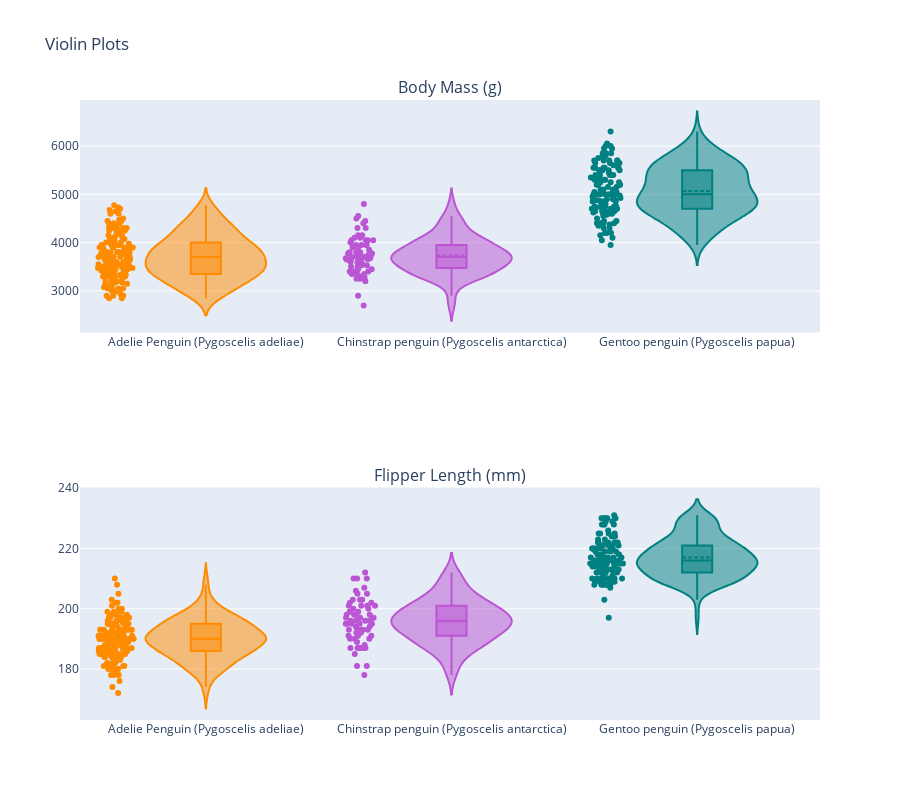

This figure's notebook cell:
### Markdown cell above
**Body Mass vs Species**

### Code cell
from plotly.subplots import make_subplots
import plotly.graph_objects as go

trace_bm = []
color =['darkorange','mediumorchid','teal']
for var,col in zip(df.Species.unique(),color):
    trace = go.Violin(x = df['Species'][df['Species']==var], y =df['Body Mass (g)'][df['Species']==var],
                    box_visible=True,
                    meanline_visible=True,
                    points='all',
                    line_color=col,
                    name=var)
    trace_bm.append(trace)
trace_flipper = []
for var,col in zip(df.Species.unique(),color):
    trace2 = go.Violin(x = df['Species'][df['Species']==var], y =df['Flipper Length (mm)'][df['Species']==var],
             box_visible=True,
             meanline_visible=True,
             points='all',
             line_color=col,
        )
    trace_flipper.append(trace2)
fig = make_subplots(rows=2, cols=1, subplot_titles=("Body Mass (g)","Flipper Length (mm)")) 
for i in trace_bm:
    fig.add_trace(i,row=1,col=1)
for j in trace_flipper:    
    fig.add_trace(j,row=2,col=1)
fig.update_layout(showlegend = False, title = 'Violin Plots',height=800)
fig.show()

### Figure 1 — Plotly figure (JSON) as saved in the notebook; plotly's stock layout.template omitted (floating-point values rounded to 4 significant figures; data arrays with more than 128 entries replaced by an {"elided": "..."} marker saying what was removed)
{"data": [{"box": {"visible": true}, "line": {"color": "darkorange"}, "meanline": {"visible": true}, "name": "Adelie Penguin (Pygoscelis adeliae)", "points": "all", "type": "violin", "x": {"elided": "152 str values"}, "xaxis": "x", "y": {"elided": "152 int values"}, "yaxis": "y"}, {"box": {"visible": true}, "line": {"color": "mediumorchid"}, "meanline": {"visible": true}, "name": "Chinstrap penguin (Pygoscelis antarctica)", "points": "all", "type": "violin", "x": ["Chinstrap penguin (Pygoscelis antarctica)", "Chinstrap penguin (Pygoscelis antarctica)", "Chinstrap penguin (Pygoscelis antarctica)", "Chinstrap penguin (Pygoscelis antarctica)", "Chinstrap penguin (Pygoscelis antarctica)", "Chinstrap penguin (Pygoscelis antarctica)", "Chinstrap penguin (Pygoscelis antarctica)", "Chinstrap penguin (Pygoscelis antarctica)", "Chinstrap penguin (Pygoscelis antarctica)", "Chinstrap penguin (Pygoscelis antarctica)", "Chinstrap penguin (Pygoscelis antarctica)", "Chinstrap penguin (Pygoscelis antarctica)", "Chinstrap penguin (Pygoscelis antarctica)", "Chinstrap penguin (Pygoscelis antarctica)", "Chinstrap penguin (Pygoscelis antarctica)", "Chinstrap penguin (Pygoscelis antarctica)", "Chinstrap penguin (Pygoscelis antarctica)", "Chinstrap penguin (Pygoscelis antarctica)", "Chinstrap penguin (Pygoscelis antarctica)", "Chinstrap penguin (Pygoscelis antarctica)", "Chinstrap penguin (Pygoscelis antarctica)", "Chinstrap penguin (Pygoscelis antarctica)", "Chinstrap penguin (Pygoscelis antarctica)", "Chinstrap penguin (Pygoscelis antarctica)", "Chinstrap penguin (Pygoscelis antarctica)", "Chinstrap penguin (Pygoscelis antarctica)", "Chinstrap penguin (Pygoscelis antarctica)", "Chinstrap penguin (Pygoscelis antarctica)", "Chinstrap penguin (Pygoscelis antarctica)", "Chinstrap penguin (Pygoscelis antarctica)", "Chinstrap penguin (Pygoscelis antarctica)", "Chinstrap penguin (Pygoscelis antarctica)", "Chinstrap penguin (Pygoscelis antarctica)", "Chinstrap penguin (Pygoscelis antarctica)", "Chinstrap penguin (Pygoscelis antarctica)", "Chinstrap penguin (Pygoscelis antarctica)", "Chinstrap penguin (Pygoscelis antarctica)", "Chinstrap penguin (Pygoscelis antarctica)", "Chinstrap penguin (Pygoscelis antarctica)", "Chinstrap penguin (Pygoscelis antarctica)", "Chinstrap penguin (Pygoscelis antarctica)", "Chinstrap penguin (Pygoscelis antarctica)", "Chinstrap penguin (Pygoscelis antarctica)", "Chinstrap penguin (Pygoscelis antarctica)", "Chinstrap penguin (Pygoscelis antarctica)", "Chinstrap penguin (Pygoscelis antarctica)", "Chinstrap penguin (Pygoscelis antarctica)", "Chinstrap penguin (Pygoscelis antarctica)", "Chinstrap penguin (Pygoscelis antarctica)", "Chinstrap penguin (Pygoscelis antarctica)", "Chinstrap penguin (Pygoscelis antarctica)", "Chinstrap penguin (Pygoscelis antarctica)", "Chinstrap penguin (Pygoscelis antarctica)", "Chinstrap penguin (Pygoscelis antarctica)", "Chinstrap penguin (Pygoscelis antarctica)", "Chinstrap penguin (Pygoscelis antarctica)", "Chinstrap penguin (Pygoscelis antarctica)", "Chinstrap penguin (Pygoscelis antarctica)", "Chinstrap penguin (Pygoscelis antarctica)", "Chinstrap penguin (Pygoscelis antarctica)", "Chinstrap penguin (Pygoscelis antarctica)", "Chinstrap penguin (Pygoscelis antarctica)", "Chinstrap penguin (Pygoscelis antarctica)", "Chinstrap penguin (Pygoscelis antarctica)", "Chinstrap penguin (Pygoscelis antarctica)", "Chinstrap penguin (Pygoscelis antarctica)", "Chinstrap penguin (Pygoscelis antarctica)", "Chinstrap penguin (Pygoscelis antarctica)"], "xaxis": "x", "y": [3500, 3900, 3650, 3525, 3725, 3950, 3250, 3750, 4150, 3700, 3800, 3775, 3700, 4050, 3575, 4050, 3300, 3700, 3450, 4400, 3600, 3400, 2900, 3800, 3300, 4150, 3400, 3800, 3700, 4550, 3200, 4300, 3350, 4100, 3600, 3900, 3850, 4800, 2700, 4500, 3950, 3650, 3550, 3500, 3675, 4450, 3400, 4300, 3250, 3675, 3325, 3950, 3600, 4050, 3350, 3450, 3250, 4050, 3800, 3525, 3950, 3650, 3650, 4000, 3400, 3775, 4100, 3775], "yaxis": "y"}, {"box": {"visible": true}, "line": {"color": "teal"}, "meanline": {"visible": true}, "name": "Gentoo penguin (Pygoscelis papua)", "points": "all", "type": "violin", "x": ["Gentoo penguin (Pygoscelis papua)", "Gentoo penguin (Pygoscelis papua)", "Gentoo penguin (Pygoscelis papua)", "Gentoo penguin (Pygoscelis papua)", "Gentoo penguin (Pygoscelis papua)", "Gentoo penguin (Pygoscelis papua)", "Gentoo penguin (Pygoscelis papua)", "Gentoo penguin (Pygoscelis papua)", "Gentoo penguin (Pygoscelis papua)", "Gentoo penguin (Pygoscelis papua)", "Gentoo penguin (Pygoscelis papua)", "Gentoo penguin (Pygoscelis papua)", "Gentoo penguin (Pygoscelis papua)", "Gentoo penguin (Pygoscelis papua)", "Gentoo penguin (Pygoscelis papua)", "Gentoo penguin (Pygoscelis papua)", "Gentoo penguin (Pygoscelis papua)", "Gentoo penguin (Pygoscelis papua)", "Gentoo penguin (Pygoscelis papua)", "Gentoo penguin (Pygoscelis papua)", "Gentoo penguin (Pygoscelis papua)", "Gentoo penguin (Pygoscelis papua)", "Gentoo penguin (Pygoscelis papua)", "Gentoo penguin (Pygoscelis papua)", "Gentoo penguin (Pygoscelis papua)", "Gentoo penguin (Pygoscelis papua)", "Gentoo penguin (Pygoscelis papua)", "Gentoo penguin (Pygoscelis papua)", "Gentoo penguin (Pygoscelis papua)", "Gentoo penguin (Pygoscelis papua)", "Gentoo penguin (Pygoscelis papua)", "Gentoo penguin (Pygoscelis papua)", "Gentoo penguin (Pygoscelis papua)", "Gentoo penguin (Pygoscelis papua)", "Gentoo penguin (Pygoscelis papua)", "Gentoo penguin (Pygoscelis papua)", "Gentoo penguin (Pygoscelis papua)", "Gentoo penguin (Pygoscelis papua)", "Gentoo penguin (Pygoscelis papua)", "Gentoo penguin (Pygoscelis papua)", "Gentoo penguin (Pygoscelis papua)", "Gentoo penguin (Pygoscelis papua)", "Gentoo penguin (Pygoscelis papua)", "Gentoo penguin (Pygoscelis papua)", "Gentoo penguin (Pygoscelis papua)", "Gentoo penguin (Pygoscelis papua)", "Gentoo penguin (Pygoscelis papua)", "Gentoo penguin (Pygoscelis papua)", "Gentoo penguin (Pygoscelis papua)", "Gentoo penguin (Pygoscelis papua)", "Gentoo penguin (Pygoscelis papua)", "Gentoo penguin (Pygoscelis papua)", "Gentoo penguin (Pygoscelis papua)", "Gentoo penguin (Pygoscelis papua)", "Gentoo penguin (Pygoscelis papua)", "Gentoo penguin (Pygoscelis papua)", "Gentoo penguin (Pygoscelis papua)", "Gentoo penguin (Pygoscelis papua)", "Gentoo penguin (Pygoscelis papua)", "Gentoo penguin (Pygoscelis papua)", "Gentoo penguin (Pygoscelis papua)", "Gentoo penguin (Pygoscelis papua)", "Gentoo penguin (Pygoscelis papua)", "Gentoo penguin (Pygoscelis papua)", "Gentoo penguin (Pygoscelis papua)", "Gentoo penguin (Pygoscelis papua)", "Gentoo penguin (Pygoscelis papua)", "Gentoo penguin (Pygoscelis papua)", "Gentoo penguin (Pygoscelis papua)", "Gentoo penguin (Pygoscelis papua)", "Gentoo penguin (Pygoscelis papua)", "Gentoo penguin (Pygoscelis papua)", "Gentoo penguin (Pygoscelis papua)", "Gentoo penguin (Pygoscelis papua)", "Gentoo penguin (Pygoscelis papua)", "Gentoo penguin (Pygoscelis papua)", "Gentoo penguin (Pygoscelis papua)", "Gentoo penguin (Pygoscelis papua)", "Gentoo penguin (Pygoscelis papua)", "Gentoo penguin (Pygoscelis papua)", "Gentoo penguin (Pygoscelis papua)", "Gentoo penguin (Pygoscelis papua)", "Gentoo penguin (Pygoscelis papua)", "Gentoo penguin (Pygoscelis papua)", "Gentoo penguin (Pygoscelis papua)", "Gentoo penguin (Pygoscelis papua)", "Gentoo penguin (Pygoscelis papua)", "Gentoo penguin (Pygoscelis papua)", "Gentoo penguin (Pygoscelis papua)", "Gentoo penguin (Pygoscelis papua)", "Gentoo penguin (Pygoscelis papua)", "Gentoo penguin (Pygoscelis papua)", "Gentoo penguin (Pygoscelis papua)", "Gentoo penguin (Pygoscelis papua)", "Gentoo penguin (Pygoscelis papua)", "Gentoo penguin (Pygoscelis papua)", "Gentoo penguin (Pygoscelis papua)", "Gentoo penguin (Pygoscelis papua)", "Gentoo penguin (Pygoscelis papua)", "Gentoo penguin (Pygoscelis papua)", "Gentoo penguin (Pygoscelis papua)", "Gentoo penguin (Pygoscelis papua)", "Gentoo penguin (Pygoscelis papua)", "Gentoo penguin (Pygoscelis papua)", "Gentoo penguin (Pygoscelis papua)", "Gentoo penguin (Pygoscelis papua)", "Gentoo penguin (Pygoscelis papua)", "Gentoo penguin (Pygoscelis papua)", "Gentoo penguin (Pygoscelis papua)", "Gentoo penguin (Pygoscelis papua)", "Gentoo penguin (Pygoscelis papua)", "Gentoo penguin (Pygoscelis papua)", "Gentoo penguin (Pygoscelis papua)", "Gentoo penguin (Pygoscelis papua)", "Gentoo penguin (Pygoscelis papua)", "Gentoo penguin (Pygoscelis papua)", "Gentoo penguin (Pygoscelis papua)", "Gentoo penguin (Pygoscelis papua)", "Gentoo penguin (Pygoscelis papua)", "Gentoo penguin (Pygoscelis papua)", "Gentoo penguin (Pygoscelis papua)", "Gentoo penguin (Pygoscelis papua)", "Gentoo penguin (Pygoscelis papua)", "Gentoo penguin (Pygoscelis papua)"], "xaxis": "x", "y": [4500, 5700, 4450, 5700, 5400, 4550, 4800, 5200, 4400, 5150, 4650, 5550, 4650, 5850, 4200, 5850, 4150, 6300, 4800, 5350, 5700, 5000, 4400, 5050, 5000, 5100, 4100, 5650, 4600, 5550, 5250, 4700, 5050, 6050, 5150, 5400, 4950, 5250, 4350, 5350, 3950, 5700, 4300, 4750, 5550, 4900, 4200, 5400, 5100, 5300, 4850, 5300, 4400, 5000, 4900, 5050, 4300, 5000, 4450, 5550, 4200, 5300, 4400, 5650, 4700, 5700, 4650, 5800, 4700, 5550, 4750, 5000, 5100, 5200, 4700, 5800, 4600, 6000, 4750, 5950, 4625, 5450, 4725, 5350, 4750, 5600, 4600, 5300, 4875, 5550, 4950, 5400, 4750, 5650, 4850, 5200, 4925, 4875, 4625, 5250, 4850, 5600, 4975, 5500, 4725, 5500, 4700, 5500, 4575, 5500, 5000, 5950, 4650, 5500, 4375, 5850, 4875, 6000, 4925, 4050, 4850, 5750, 5200, 5400], "yaxis": "y"}, {"box": {"visible": true}, "line": {"color": "darkorange"}, "meanline": {"visible": true}, "points": "all", "type": "violin", "x": {"elided": "152 str values"}, "xaxis": "x2", "y": {"elided": "152 int values"}, "yaxis": "y2"}, {"box": {"visible": true}, "line": {"color": "mediumorchid"}, "meanline": {"visible": true}, "points": "all", "type": "violin", "x": ["Chinstrap penguin (Pygoscelis antarctica)", "Chinstrap penguin (Pygoscelis antarctica)", "Chinstrap penguin (Pygoscelis antarctica)", "Chinstrap penguin (Pygoscelis antarctica)", "Chinstrap penguin (Pygoscelis antarctica)", "Chinstrap penguin (Pygoscelis antarctica)", "Chinstrap penguin (Pygoscelis antarctica)", "Chinstrap penguin (Pygoscelis antarctica)", "Chinstrap penguin (Pygoscelis antarctica)", "Chinstrap penguin (Pygoscelis antarctica)", "Chinstrap penguin (Pygoscelis antarctica)", "Chinstrap penguin (Pygoscelis antarctica)", "Chinstrap penguin (Pygoscelis antarctica)", "Chinstrap penguin (Pygoscelis antarctica)", "Chinstrap penguin (Pygoscelis antarctica)", "Chinstrap penguin (Pygoscelis antarctica)", "Chinstrap penguin (Pygoscelis antarctica)", "Chinstrap penguin (Pygoscelis antarctica)", "Chinstrap penguin (Pygoscelis antarctica)", "Chinstrap penguin (Pygoscelis antarctica)", "Chinstrap penguin (Pygoscelis antarctica)", "Chinstrap penguin (Pygoscelis antarctica)", "Chinstrap penguin (Pygoscelis antarctica)", "Chinstrap penguin (Pygoscelis antarctica)", "Chinstrap penguin (Pygoscelis antarctica)", "Chinstrap penguin (Pygoscelis antarctica)", "Chinstrap penguin (Pygoscelis antarctica)", "Chinstrap penguin (Pygoscelis antarctica)", "Chinstrap penguin (Pygoscelis antarctica)", "Chinstrap penguin (Pygoscelis antarctica)", "Chinstrap penguin (Pygoscelis antarctica)", "Chinstrap penguin (Pygoscelis antarctica)", "Chinstrap penguin (Pygoscelis antarctica)", "Chinstrap penguin (Pygoscelis antarctica)", "Chinstrap penguin (Pygoscelis antarctica)", "Chinstrap penguin (Pygoscelis antarctica)", "Chinstrap penguin (Pygoscelis antarctica)", "Chinstrap penguin (Pygoscelis antarctica)", "Chinstrap penguin (Pygoscelis antarctica)", "Chinstrap penguin (Pygoscelis antarctica)", "Chinstrap penguin (Pygoscelis antarctica)", "Chinstrap penguin (Pygoscelis antarctica)", "Chinstrap penguin (Pygoscelis antarctica)", "Chinstrap penguin (Pygoscelis antarctica)", "Chinstrap penguin (Pygoscelis antarctica)", "Chinstrap penguin (Pygoscelis antarctica)", "Chinstrap penguin (Pygoscelis antarctica)", "Chinstrap penguin (Pygoscelis antarctica)", "Chinstrap penguin (Pygoscelis antarctica)", "Chinstrap penguin (Pygoscelis antarctica)", "Chinstrap penguin (Pygoscelis antarctica)", "Chinstrap penguin (Pygoscelis antarctica)", "Chinstrap penguin (Pygoscelis antarctica)", "Chinstrap penguin (Pygoscelis antarctica)", "Chinstrap penguin (Pygoscelis antarctica)", "Chinstrap penguin (Pygoscelis antarctica)", "Chinstrap penguin (Pygoscelis antarctica)", "Chinstrap penguin (Pygoscelis antarctica)", "Chinstrap penguin (Pygoscelis antarctica)", "Chinstrap penguin (Pygoscelis antarctica)", "Chinstrap penguin (Pygoscelis antarctica)", "Chinstrap penguin (Pygoscelis antarctica)", "Chinstrap penguin (Pygoscelis antarctica)", "Chinstrap penguin (Pygoscelis antarctica)", "Chinstrap penguin (Pygoscelis antarctica)", "Chinstrap penguin (Pygoscelis antarctica)", "Chinstrap penguin (Pygoscelis antarctica)", "Chinstrap penguin (Pygoscelis antarctica)"], "xaxis": "x2", "y": [192, 196, 193, 188, 197, 198, 178, 197, 195, 198, 193, 194, 185, 201, 190, 201, 197, 181, 190, 195, 181, 191, 187, 193, 195, 197, 200, 200, 191, 205, 187, 201, 187, 203, 195, 199, 195, 210, 192, 205, 210, 187, 196, 196, 196, 201, 190, 212, 187, 198, 199, 201, 193, 203, 187, 197, 191, 203, 202, 194, 206, 189, 195, 207, 202, 193, 210, 198], "yaxis": "y2"}, {"box": {"visible": true}, "line": {"color": "teal"}, "meanline": {"visible": true}, "points": "all", "type": "violin", "x": ["Gentoo penguin (Pygoscelis papua)", "Gentoo penguin (Pygoscelis papua)", "Gentoo penguin (Pygoscelis papua)", "Gentoo penguin (Pygoscelis papua)", "Gentoo penguin (Pygoscelis papua)", "Gentoo penguin (Pygoscelis papua)", "Gentoo penguin (Pygoscelis papua)", "Gentoo penguin (Pygoscelis papua)", "Gentoo penguin (Pygoscelis papua)", "Gentoo penguin (Pygoscelis papua)", "Gentoo penguin (Pygoscelis papua)", "Gentoo penguin (Pygoscelis papua)", "Gentoo penguin (Pygoscelis papua)", "Gentoo penguin (Pygoscelis papua)", "Gentoo penguin (Pygoscelis papua)", "Gentoo penguin (Pygoscelis papua)", "Gentoo penguin (Pygoscelis papua)", "Gentoo penguin (Pygoscelis papua)", "Gentoo penguin (Pygoscelis papua)", "Gentoo penguin (Pygoscelis papua)", "Gentoo penguin (Pygoscelis papua)", "Gentoo penguin (Pygoscelis papua)", "Gentoo penguin (Pygoscelis papua)", "Gentoo penguin (Pygoscelis papua)", "Gentoo penguin (Pygoscelis papua)", "Gentoo penguin (Pygoscelis papua)", "Gentoo penguin (Pygoscelis papua)", "Gentoo penguin (Pygoscelis papua)", "Gentoo penguin (Pygoscelis papua)", "Gentoo penguin (Pygoscelis papua)", "Gentoo penguin (Pygoscelis papua)", "Gentoo penguin (Pygoscelis papua)", "Gentoo penguin (Pygoscelis papua)", "Gentoo penguin (Pygoscelis papua)", "Gentoo penguin (Pygoscelis papua)", "Gentoo penguin (Pygoscelis papua)", "Gentoo penguin (Pygoscelis papua)", "Gentoo penguin (Pygoscelis papua)", "Gentoo penguin (Pygoscelis papua)", "Gentoo penguin (Pygoscelis papua)", "Gentoo penguin (Pygoscelis papua)", "Gentoo penguin (Pygoscelis papua)", "Gentoo penguin (Pygoscelis papua)", "Gentoo penguin (Pygoscelis papua)", "Gentoo penguin (Pygoscelis papua)", "Gentoo penguin (Pygoscelis papua)", "Gentoo penguin (Pygoscelis papua)", "Gentoo penguin (Pygoscelis papua)", "Gentoo penguin (Pygoscelis papua)", "Gentoo penguin (Pygoscelis papua)", "Gentoo penguin (Pygoscelis papua)", "Gentoo penguin (Pygoscelis papua)", "Gentoo penguin (Pygoscelis papua)", "Gentoo penguin (Pygoscelis papua)", "Gentoo penguin (Pygoscelis papua)", "Gentoo penguin (Pygoscelis papua)", "Gentoo penguin (Pygoscelis papua)", "Gentoo penguin (Pygoscelis papua)", "Gentoo penguin (Pygoscelis papua)", "Gentoo penguin (Pygoscelis papua)", "Gentoo penguin (Pygoscelis papua)", "Gentoo penguin (Pygoscelis papua)", "Gentoo penguin (Pygoscelis papua)", "Gentoo penguin (Pygoscelis papua)", "Gentoo penguin (Pygoscelis papua)", "Gentoo penguin (Pygoscelis papua)", "Gentoo penguin (Pygoscelis papua)", "Gentoo penguin (Pygoscelis papua)", "Gentoo penguin (Pygoscelis papua)", "Gentoo penguin (Pygoscelis papua)", "Gentoo penguin (Pygoscelis papua)", "Gentoo penguin (Pygoscelis papua)", "Gentoo penguin (Pygoscelis papua)", "Gentoo penguin (Pygoscelis papua)", "Gentoo penguin (Pygoscelis papua)", "Gentoo penguin (Pygoscelis papua)", "Gentoo penguin (Pygoscelis papua)", "Gentoo penguin (Pygoscelis papua)", "Gentoo penguin (Pygoscelis papua)", "Gentoo penguin (Pygoscelis papua)", "Gentoo penguin (Pygoscelis papua)", "Gentoo penguin (Pygoscelis papua)", "Gentoo penguin (Pygoscelis papua)", "Gentoo penguin (Pygoscelis papua)", "Gentoo penguin (Pygoscelis papua)", "Gentoo penguin (Pygoscelis papua)", "Gentoo penguin (Pygoscelis papua)", "Gentoo penguin (Pygoscelis papua)", "Gentoo penguin (Pygoscelis papua)", "Gentoo penguin (Pygoscelis papua)", "Gentoo penguin (Pygoscelis papua)", "Gentoo penguin (Pygoscelis papua)", "Gentoo penguin (Pygoscelis papua)", "Gentoo penguin (Pygoscelis papua)", "Gentoo penguin (Pygoscelis papua)", "Gentoo penguin (Pygoscelis papua)", "Gentoo penguin (Pygoscelis papua)", "Gentoo penguin (Pygoscelis papua)", "Gentoo penguin (Pygoscelis papua)", "Gentoo penguin (Pygoscelis papua)", "Gentoo penguin (Pygoscelis papua)", "Gentoo penguin (Pygoscelis papua)", "Gentoo penguin (Pygoscelis papua)", "Gentoo penguin (Pygoscelis papua)", "Gentoo penguin (Pygoscelis papua)", "Gentoo penguin (Pygoscelis papua)", "Gentoo penguin (Pygoscelis papua)", "Gentoo penguin (Pygoscelis papua)", "Gentoo penguin (Pygoscelis papua)", "Gentoo penguin (Pygoscelis papua)", "Gentoo penguin (Pygoscelis papua)", "Gentoo penguin (Pygoscelis papua)", "Gentoo penguin (Pygoscelis papua)", "Gentoo penguin (Pygoscelis papua)", "Gentoo penguin (Pygoscelis papua)", "Gentoo penguin (Pygoscelis papua)", "Gentoo penguin (Pygoscelis papua)", "Gentoo penguin (Pygoscelis papua)", "Gentoo penguin (Pygoscelis papua)", "Gentoo penguin (Pygoscelis papua)", "Gentoo penguin (Pygoscelis papua)", "Gentoo penguin (Pygoscelis papua)", "Gentoo penguin (Pygoscelis papua)", "Gentoo penguin (Pygoscelis papua)"], "xaxis": "x2", "y": [211, 230, 210, 218, 215, 210, 211, 219, 209, 215, 214, 216, 214, 213, 210, 217, 210, 221, 209, 222, 218, 215, 213, 215, 215, 215, 216, 215, 210, 220, 222, 209, 207, 230, 220, 220, 213, 219, 208, 208, 208, 225, 210, 216, 222, 217, 210, 225, 213, 215, 210, 220, 210, 225, 217, 220, 208, 220, 208, 224, 208, 221, 214, 231, 219, 230, 214, 229, 220, 223, 216, 221, 221, 217, 216, 230, 209, 220, 215, 223, 212, 221, 212, 224, 212, 228, 218, 218, 212, 230, 218, 228, 212, 224, 214, 226, 216, 222, 203, 225, 219, 228, 215, 228, 216, 215, 210, 219, 208, 209, 216, 229, 213, 230, 217, 230, 217, 222, 214, 197, 215, 222, 212, 213], "yaxis": "y2"}], "layout": {"annotations": [{"font": {"size": 16}, "showarrow": false, "text": "Body Mass (g)", "x": 0.5, "xanchor": "center", "xref": "paper", "y": 1, "yanchor": "bottom", "yref": "paper"}, {"font": {"size": 16}, "showarrow": false, "text": "Flipper Length (mm)", "x": 0.5, "xanchor": "center", "xref": "paper", "y": 0.375, "yanchor": "bottom", "yref": "paper"}], "height": 800, "showlegend": false, "title": {"text": "Violin Plots"}, "xaxis": {"anchor": "y", "domain": [0, 1]}, "xaxis2": {"anchor": "y2", "domain": [0, 1]}, "yaxis": {"anchor": "x", "domain": [0.625, 1]}, "yaxis2": {"anchor": "x2", "domain": [0, 0.375]}}}
